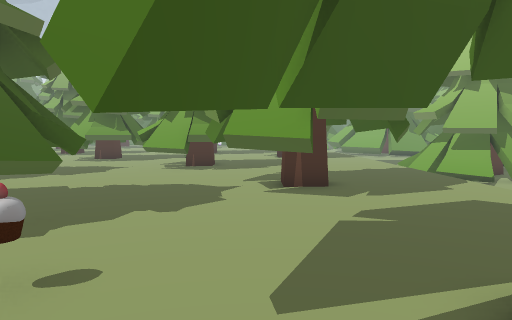
[1] (above)

17 first-person views from a walk through a 3-D level made in the Unity game engine. The camera is 1.3 m above the floor, tilts 4° down and sees 70° across. The floor is counted in squares, 1 m on a side. Each view is taken from the middle of a square. On the plan, view 1 faces up. The plan holds only what a view shows up to about 15 squares ahead; the rest is blank. The place goes on beyond the plan. The player is left out. Some animated figures are left out. Some surface patterns are stand-ins.

[2]
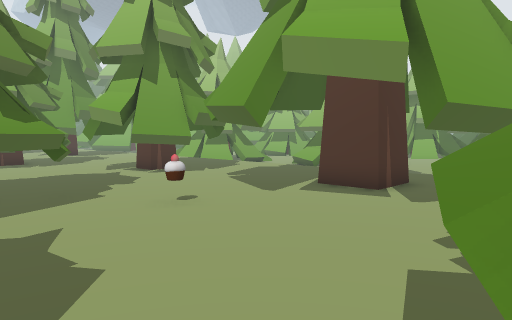

[3]
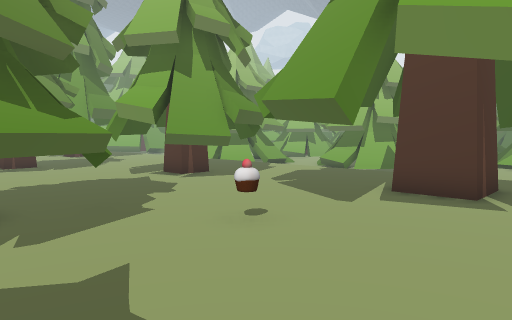

[4]
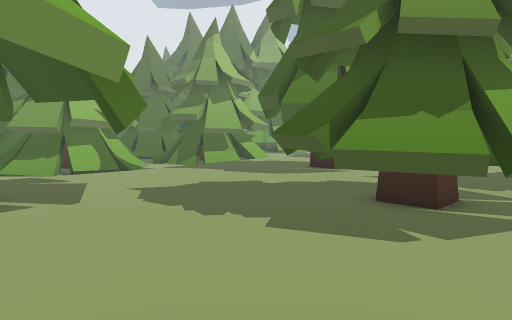

[5]
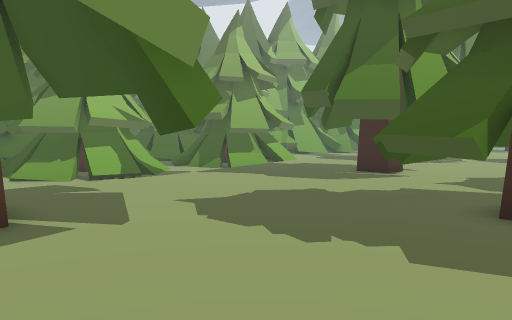

[6]
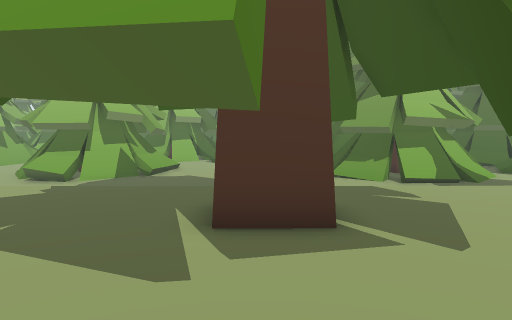

[7]
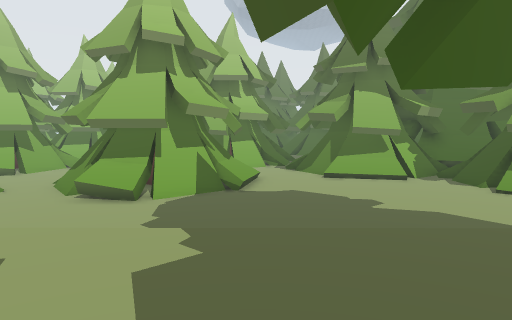

[8]
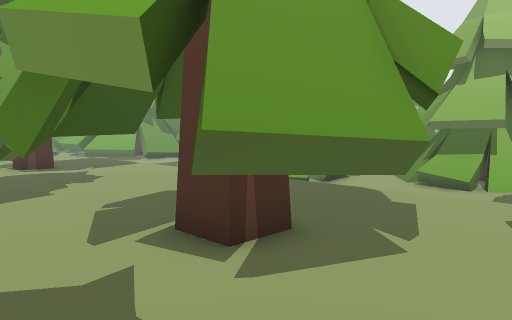

[9]
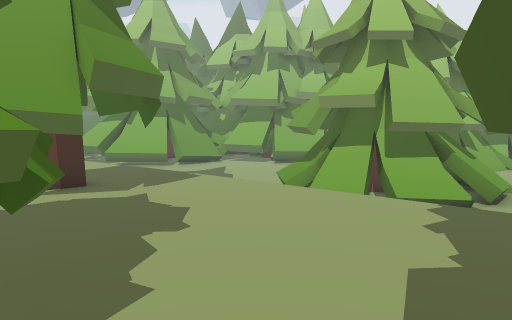

[10]
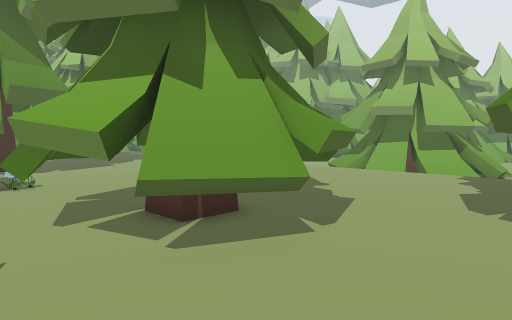

[11]
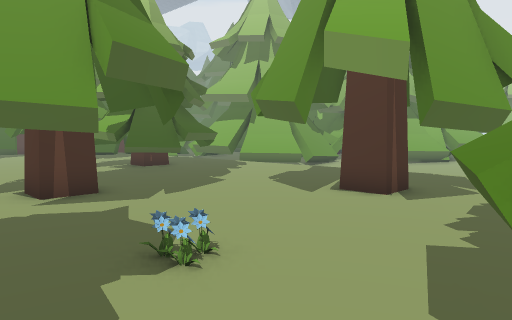

[12]
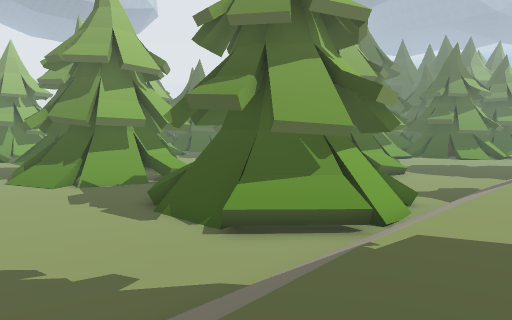

[13]
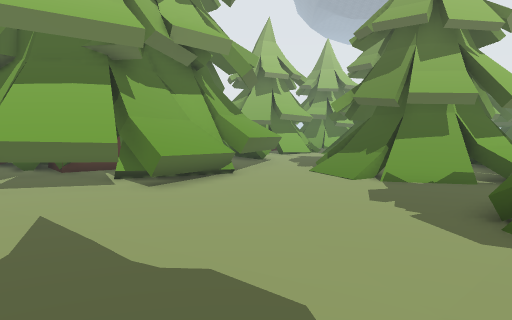

[14]
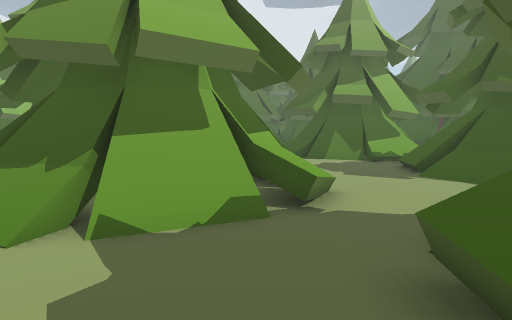

[15]
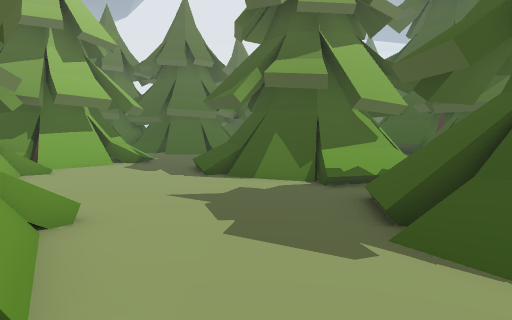

[16]
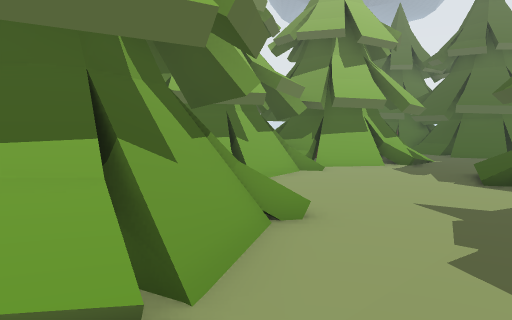

[17]
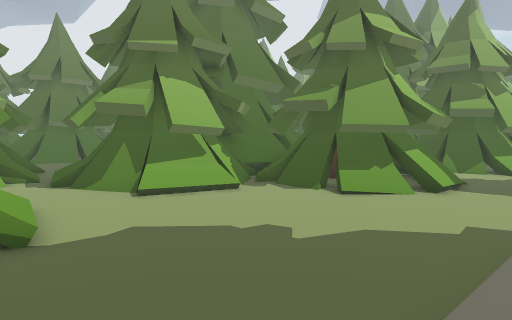

### Floor plan
Key: @ floor where view 1 was taken; # wall or solid block; . main floor; - floor 0.25 m lower than the main floor; _ floor 0.5 m lower than the main floor; < floor 0.75 m lower than the main floor; / step, stairs or slope; O other object.
Columns run from 6 left of view 1 to 30 right of it. Each row starts with its distance up from view 1.
 29     ..OOOO.       ____OOOOO
 28     ........     <<<__OOOOO
 27   # ........    <<<<<_OOOOOO
 26  .##.O....../   <<<<<<__OOO O
 25  O...O......//<<<<<<<<___OOOO
 24  OO...O.....//<<<<<<<<______O
 23  .....O.O..../<<<<<<<____//__
 22  ....OOO#.O../<<<<<<<___/ OO
 21  .O.....O.O../<OOOOO<__OOOOOO
 20  .....OOO..../OOOOOOO__OOOOOO   OOOO
 19  .OOO ......./OOOOOOO__OOO      O  O
 18 ..OOO  ....../OOO  OO__OOOOOOOOOO
 17  OOO   ....../OOOOOOO__/OOOOO OO
 16  OO  OO....../OOOOOO-____OOO  OOOOOO
 15 .OOOOOO....../<<OOO-_________--OOOOOO
 14 ..OOOO......./<<<____________----OOOO
 13 ....O..O...../<<____O /______----OOO
 12 ......OOOO.../<____OOOOO____-----OOO
 11 .....OO..O ../<__OOOOOOOO___//---OOOO
 10 .....O.# OO.//___OOOO OOO__OOOO---OOO
  9   ...O.OOOO.//___OOOO OO OOOOOO------
  8  OO..OOOOO../ ____OOOOOO OOO OOO  --O
  7  OO ..OOO.../ _____OOOO  OOO  OO   OO
  6  OOO......../ ______//___-OOO      OO
  5  OOO...O..../ __________--OOOO
  4  OO...O.....//_________-OO--O
  3  ...OOO.OO..//________OOOOO
  2 .....O..#   //_______OOOOOOO
  1  .......##O.O/_______OOO OO
  0  .....@.....O/_______OOO
 -1 ......OOO.../ ______--OOO
 -2  .OO...OOO../ ___OOOOOOOO
 -3 .OOOO......./ __OOOOOOOO
 -4  OO.OO....../ __OOO OOO
 -5  OO#OO....... __OOO  O
 -6  OO OO....... __/OOO
 -7   O O .O.....  __/OO
 -8     ..O......  _--/
 -9     .OO......  -OOOO

Positions as (right, up) in squares from view 1, and headings:
1: (0, 0), facing up
2: (-6, -3), facing up-right
3: (-6, -1), facing up-right
4: (-6, 2), facing down-right
5: (-4, 2), facing down-right
6: (-3, 2), facing right
7: (1, 6), facing right
8: (-2, 6), facing up-right
9: (-1, 12), facing up-right
10: (-6, 11), facing up-right
11: (-6, 18), facing up-right
12: (4, 26), facing down-right
13: (7, 25), facing right
14: (13, 23), facing down-right
15: (15, 17), facing down-right
16: (15, 16), facing right
17: (6, 8), facing down-right
